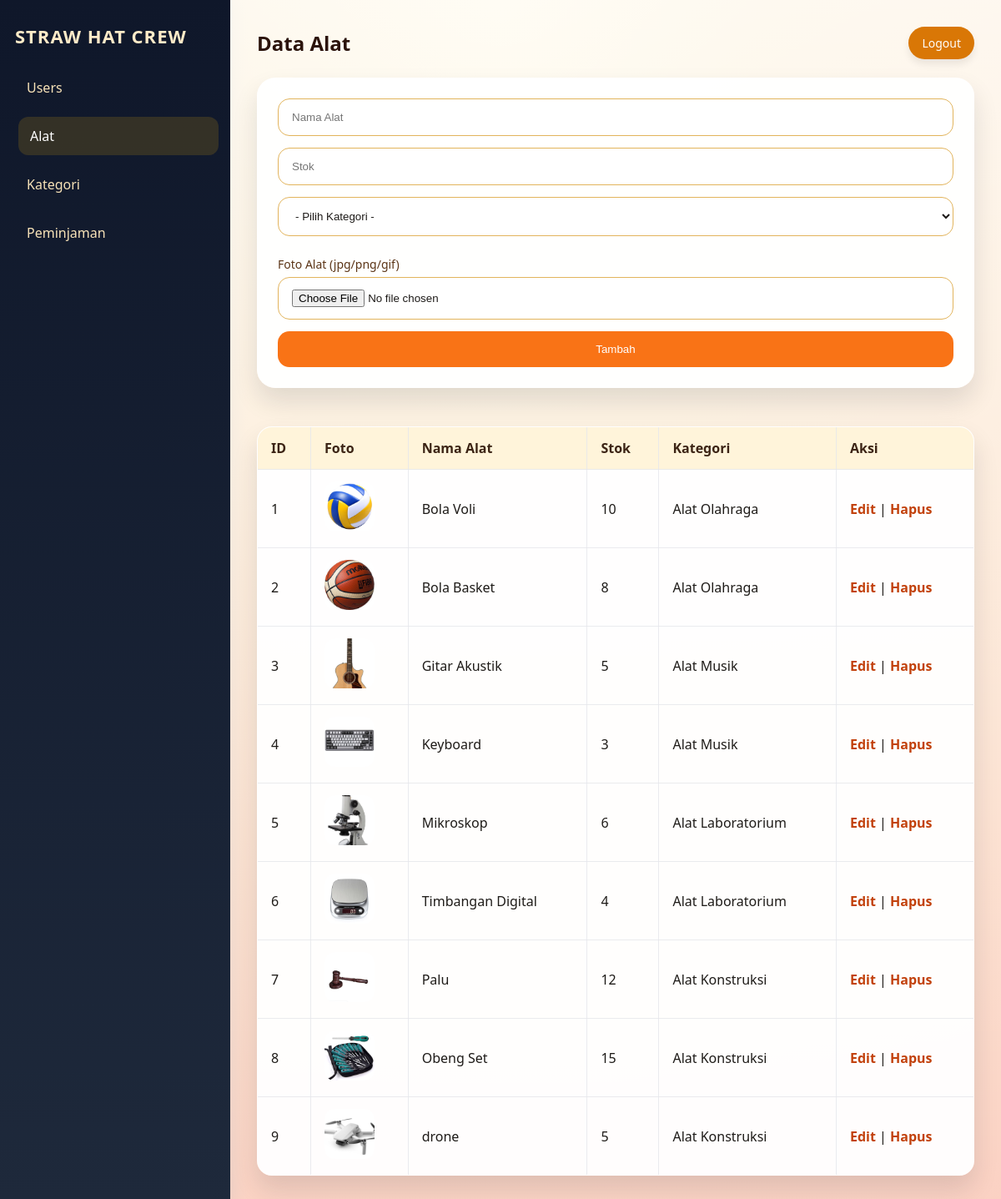
/public/index.php?page=alat (signed in), run on the app's committed database.
### tables this page shows
CREATE TABLE `alat` (
  `alat_id` int(11) NOT NULL,
  `kategori_id` int(11) NOT NULL,
  `nama_alat` varchar(100) NOT NULL,
  `stok` int(11) NOT NULL,
  `gambar` varchar(255) DEFAULT NULL,
  `denda_per_hari` int(11) DEFAULT NULL
);

CREATE TABLE `kategori` (
  `kategori_id` int(11) NOT NULL,
  `nama_kategori` varchar(50) NOT NULL,
  `deskripsi` text DEFAULT NULL
);

### app/core/controller.php (called while the page is built, shortened)
<?php
class Controller {
    public function model($model) {
        require_once __DIR__ . "/model.php";
        return new $model();
    }
    public function view($view, $data = []) {
        require_once __DIR__ . "/../../views/" . $view . ".php";
    }
}

### app/controllers/admincontroller.php (called while the page is built, shortened)
<?php
class AdminController extends Controller
{
    public function alat()
    {
        $alatModel = $this->model('Alat');
        $kategoriModel = $this->model('Kategori');
        $data['alat'] = $alatModel->getAll();
        $data['kategori'] = $kategoriModel->getAll();
        $this->view('admin/alat', $data);
    }
}

### app/core/model.php (called while the page is built, shortened)
<?php
class Model {
    protected $db;
    public function __construct() {
        $this->db = new mysqli(DB_HOST, DB_USER, DB_PASS, DB_NAME);
    }
    public function query($sql, $params = [], $single = false) {
        $stmt = $this->db->prepare($sql);
        $stmt->execute();
        $result = $stmt->get_result();
        return $result->fetch_all(MYSQLI_ASSOC);
    }
}

### app/models/alat.php (called while the page is built, shortened)
<?php
class Alat extends Model {
    public function getAll() {
        return $this->query("SELECT alat.*, kategori.nama_kategori FROM alat LEFT JOIN kategori ON alat.kategori_id = kategori.kategori_id");
    }
}

### views/admin/alat.php (the view, shortened to what this page needs)
<!DOCTYPE html>
<html>
<head>
    <link rel="stylesheet" href="assets/css/style.css">
</head>
<body>
    <div class="admin-page">
        <?php include __DIR__ . '/sidebar.php'; ?>
        <main class="admin-content">
            <div class="page-header">
                <h2>Data Alat</h2>
                <a class="btn-logout" href="?page=logout">Logout</a>
            </div>
            <?php $isEdit = isset($edit); ?>
    <form method="post" action="" enctype="multipart/form-data">
        <input type="text" name="nama_alat" placeholder="Nama Alat" value="<?= $isEdit ? htmlspecialchars($edit['nama_alat']) : '' ?>" required>
        <input type="number" name="stok" placeholder="Stok" value="<?= $isEdit ? $edit['stok'] : '' ?>" required>
        <select name="id_kategori" required>
            <option value="">- Pilih Kategori -</option>
        </select>
        <label class="upload-label">Foto Alat (jpg/png/gif)</label>
        <input type="file" name="gambar" accept="image/*">
        <button type="submit"><?= $isEdit ? 'Update' : 'Tambah' ?></button>
    </form>
    <br>
    <table border="1" cellpadding="8" cellspacing="0">
        <thead>
            <tr>
                <th>ID</th>
                <th>Foto</th>
                <th>Nama Alat</th>
                <th>Stok</th>
                <th>Kategori</th>
                <th>Aksi</th>
            </tr>
        </thead>
        <tbody>
        <?php foreach($alat as $a): ?>
            <tr>
                <td><?= $a['alat_id'] ?></td>
                <td>
                    <?php if (!empty($a['gambar'])): ?>
                        <img class="table-thumb" src="assets/uploads/<?= htmlspecialchars($a['gambar']) ?>" alt="<?= htmlspecialchars($a['nama_alat']) ?>">
                    <?php else: ?>
                        -
                    <?php endif; ?>
                </td>
                <td><?= htmlspecialchars($a['nama_alat']) ?></td>
                <td><?= $a['stok'] ?></td>
                <td><?= $a['nama_kategori'] ?></td>
                <td>
                    <a href="?page=alat&edit=<?= $a['alat_id'] ?>">Edit</a> |
                    <a href="?page=alat&delete=<?= $a['alat_id'] ?>" onclick="return confirm('Hapus alat ini?')">Hapus</a>
                </td>
            </tr>
        <?php endforeach ?>
        </tbody>
    </table>
        </main>
    </div>
</body>
</html>

### public/index.php (shortened to what this page needs)
<?php
require_once __DIR__ . "/../app/core/controller.php";
require_once __DIR__ . "/../app/core/model.php";
$page = $_GET['page'] ?? 'login';
switch($page) {
    case 'alat':
        if (isset($_SESSION['user']) && $_SESSION['user']['level'] === 'Admin') {
            require_once "../app/controllers/AdminController.php";
            $admin = new AdminController();
            $admin->alat();
        } else {
            header('Location: index.php?page=login');
            exit;
        }
        break;
}

### views/admin/sidebar.php
<aside class="admin-sidebar">
    <div class="sidebar-brand">Straw Hat Crew</div>
    <?php $currentPage = $_GET['page'] ?? 'users'; ?>
    <nav>
        <a href="?page=users" class="<?= $currentPage === 'users' ? 'active' : '' ?>">Users</a>
        <a href="?page=alat" class="<?= $currentPage === 'alat' ? 'active' : '' ?>">Alat</a>
        <a href="?page=kategori" class="<?= $currentPage === 'kategori' ? 'active' : '' ?>">Kategori</a>
        <a href="?page=peminjaman" class="<?= $currentPage === 'peminjaman' ? 'active' : '' ?>">Peminjaman</a>
    </nav>
</aside>

### public/assets/css/style.css (style rules this page uses)
body { font-family: 'Segoe UI', Tahoma, Geneva, Verdana, sans-serif; background: radial-gradient(circle at top center, #ffdd77 0%, #f4b740 20%, #f05a28 100%); margin: 0; padding: 0; color: #1e1b18; }
.admin-page { display: flex; min-height: 100vh; }
.admin-sidebar { width: 240px; background: linear-gradient(180deg, #0f172a 0%, #1e293b 100%); color: #ffebc8; padding: 28px 18px; box-shadow: 4px 0 18px rgba(15, 23, 42, 0.3); }
.admin-sidebar .sidebar-brand { font-size: 22px; font-weight: 800; letter-spacing: 1px; margin-bottom: 24px; text-transform: uppercase; }
.admin-sidebar nav a { display: block; color: #f8e3b8; text-decoration: none; margin-bottom: 12px; padding: 12px 14px; border-radius: 12px; transition: background 0.25s ease, transform 0.25s ease; }
.admin-sidebar nav a.active, .admin-sidebar nav a:hover { background: rgba(255, 190, 11, 0.15); color: #fff; transform: translateX(4px); }
.admin-content { flex: 1; padding: 32px; background: linear-gradient(180deg, rgba(255,255,255,0.92) 0%, rgba(255,255,255,0.72) 100%); }
.page-header { display: flex; justify-content: space-between; align-items: center; margin-bottom: 22px; }
.page-header h2 { margin: 0; color: #2b130a; text-shadow: 1px 1px 0 rgba(255, 255, 255, 0.5); }
.btn-logout, .btn-secondary { display: inline-block; padding: 10px 16px; border-radius: 999px; text-decoration: none; color: #fff; background: #d97706; font-size: 14px; box-shadow: 0 6px 10px rgba(0, 0, 0, 0.08); }
form { background: rgba(255, 255, 255, 0.95); padding: 24px; border-radius: 22px; box-shadow: 0 16px 30px rgba(15, 23, 42, 0.12); margin-bottom: 24px; border: 1px solid rgba(255, 255, 255, 0.6); }
form input, form select, form button, form textarea { width: 100%; max-width: 100%; box-sizing: border-box; }
form input, form select, form textarea { margin-bottom: 14px; padding: 14px 16px; border: 1px solid #e2b45c; border-radius: 14px; background: rgba(255, 255, 255, 0.96); color: #1d1a18; }
form button { background: #f97316; color: #fff; border: none; cursor: pointer; padding: 14px 18px; border-radius: 14px; transition: transform 0.2s ease, box-shadow 0.2s ease; }
.table-thumb { width: 60px; height: 60px; object-fit: cover; border-radius: 10px; }
.upload-label { display: block; margin: 10px 0 6px; font-size: 14px; color: #5b3416; }
.table-thumb { width: 60px; height: 60px; object-fit: cover; border-radius: 12px; }
table { width: 100%; border-collapse: collapse; background: rgba(255, 255, 255, 0.96); box-shadow: 0 16px 30px rgba(15, 23, 42, 0.12); border-radius: 18px; overflow: hidden; }
table th, table td { border: 1px solid rgba(229, 231, 235, 0.8); padding: 14px 16px; text-align: left; }
table th { background: rgba(251, 191, 36, 0.16); color: #3c2415; }
table a { color: #b45309; text-decoration: none; font-weight: 600; }
body a { color: #c2410c; }

### data on the page
alat: alat_id "1", gambar (picture), nama_alat "Bola Voli", stok "10", kategori.nama_kategori "Alat Olahraga"
alat: alat_id "2", gambar (picture), nama_alat "Bola Basket", stok "8", kategori.nama_kategori "Alat Olahraga"
alat: alat_id "3", gambar (picture), nama_alat "Gitar Akustik", stok "5", kategori.nama_kategori "Alat Musik"
alat: alat_id "4", gambar (picture), nama_alat "Keyboard", stok "3", kategori.nama_kategori "Alat Musik"
alat: alat_id "5", gambar (picture), nama_alat "Mikroskop", stok "6", kategori.nama_kategori "Alat Laboratorium"
alat: alat_id "6", gambar (picture), nama_alat "Timbangan Digital", stok "4", kategori.nama_kategori "Alat Laboratorium"
alat: alat_id "7", gambar (picture), nama_alat "Palu", stok "12", kategori.nama_kategori "Alat Konstruksi"
alat: alat_id "8", gambar (picture), nama_alat "Obeng Set", stok "15", kategori.nama_kategori "Alat Konstruksi"
alat: alat_id "9", gambar (picture), nama_alat "drone", stok "5", kategori.nama_kategori "Alat Konstruksi"
